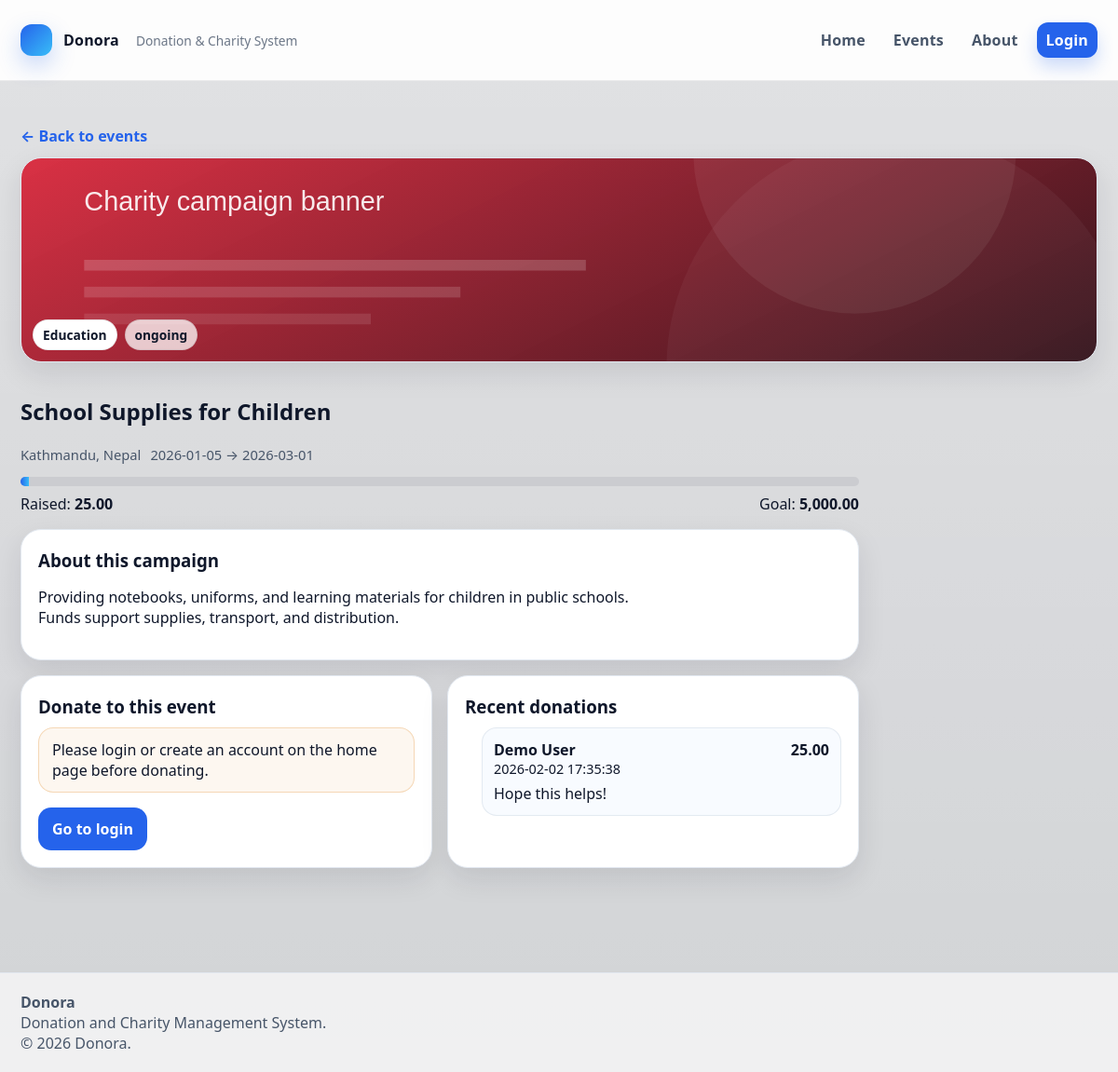
The app's page /event.php?id=1 with its own data.
### tables this page shows
CREATE TABLE events (
  id INT AUTO_INCREMENT PRIMARY KEY,
  title VARCHAR(180) NOT NULL,
  category VARCHAR(80) NOT NULL,
  location VARCHAR(140) NOT NULL,
  start_date DATE NOT NULL,
  end_date DATE NOT NULL,
  goal_amount DECIMAL(10,2) NOT NULL DEFAULT 0.00,
  banner VARCHAR(255) NULL,
  description TEXT NOT NULL,
  status ENUM('ongoing','completed','planned') NOT NULL DEFAULT 'planned',
  created_at DATETIME NOT NULL DEFAULT CURRENT_TIMESTAMP
);

CREATE TABLE donations (
  id INT AUTO_INCREMENT PRIMARY KEY,
  user_id INT NOT NULL,
  event_id INT NOT NULL,
  amount DECIMAL(10,2) NOT NULL,
  message VARCHAR(255) NULL,
  donated_at DATETIME NOT NULL DEFAULT CURRENT_TIMESTAMP,

  CONSTRAINT fk_don_user
    FOREIGN KEY (user_id) REFERENCES users(id)
    ON DELETE CASCADE,

  CONSTRAINT fk_don_event
    FOREIGN KEY (event_id) REFERENCES events(id)
    ON DELETE CASCADE,

  INDEX idx_user (user_id),
  INDEX idx_event (event_id)
);

CREATE TABLE users (
  id INT AUTO_INCREMENT PRIMARY KEY,
  name VARCHAR(120) NOT NULL,
  email VARCHAR(190) NOT NULL UNIQUE,
  password_hash VARCHAR(255) NOT NULL,
  role ENUM('admin','user') NOT NULL DEFAULT 'user',
  created_at DATETIME NOT NULL DEFAULT CURRENT_TIMESTAMP
);

### includes/bootstrap.php (called while the page is built, shortened)
<?php
function h(string $s): string {
    return htmlspecialchars($s, ENT_QUOTES, 'UTF-8');
}
function current_user(): ?array {
    return $_SESSION['user'] ?? null;
}
function db_one(PDO $pdo, string $sql, array $params = []): ?array {
    $st = $pdo->prepare($sql);
    $st->execute($params);
    $row = $st->fetch();
    return $row ?: null;
}
function db_all(PDO $pdo, string $sql, array $params = []): array {
    $st = $pdo->prepare($sql);
    $st->execute($params);
    return $st->fetchAll();
}

### public/event.php (the view, shortened to what this page needs)
<?php
require_once __DIR__ . '/../includes/header.php';
$id = (int)($_GET['id'] ?? 0);
$event = db_one($pdo, "SELECT e.*, (SELECT COALESCE(SUM(amount),0) FROM donations d WHERE d.event_id=e.id) AS raised
  FROM events e WHERE e.id=?", [$id]);
$goal = (float)$event['goal_amount'];
$raised = (float)$event['raised'];
$pct = $goal > 0 ? min(100, (int)round(($raised/$goal)*100)) : 0;
$banner = $event['banner'] ?: '../assets/img/banner_default.svg';
$u = current_user();
?>
<section class="section">
  <a class="back" href="index.php#events">← Back to events</a>
  <div class="event">
    <div class="event__banner" style="background-image:url('<?= h($banner) ?>')">
      <div class="chipRow">
        <span class="chip"><?= h($event['category']) ?></span>
        <span class="chip chip--soft"><?= h($event['status']) ?></span>
      </div>
    </div>
    <div class="event__body">
      <h2><?= h($event['title']) ?></h2>
      <div class="meta">
        <span><?= h($event['location']) ?></span>
        <span><?= h($event['start_date']) ?> → <?= h($event['end_date']) ?></span>
      </div>
      <div class="bar" style="margin-top:14px">
        <div class="bar__fill" style="width: <?= $pct ?>%"></div>
      </div>
      <div class="row between" style="margin-top:8px">
        <div class="muted">Raised: <b><?= h(number_format($raised,2)) ?></b></div>
        <div class="muted">Goal: <b><?= h(number_format($goal,2)) ?></b></div>
      </div>
      <div class="panel" style="margin-top:16px">
        <h3>About this campaign</h3>
        <p class="muted" style="white-space:pre-wrap"><?= h($event['description']) ?></p>
      </div>
      <div class="twoCol" style="margin-top:16px">
        <div class="panel">
          <h3>Donate to this event</h3>
          <?php if (!$u): ?>
            <div class="alert alert--warn">Please login or create an account on the home page before donating.</div>
            <a class="btn" href="index.php#auth">Go to login</a>
          <?php elseif (($u['role'] ?? '') !== 'user'): ?>
            <div class="alert alert--warn">Admin accounts cannot donate. Please use a user account.</div>
          <?php endif; ?>
        </div>
        <div class="panel">
          <h3>Recent donations</h3>
          <?php $recent = db_all($pdo, "SELECT d.amount,d.message,d.donated_at,u.name
            FROM donations d JOIN users u ON u.id=d.user_id
            WHERE d.event_id=? ORDER BY d.donated_at DESC LIMIT 6", [$id]); ?>
          <div class="list">
            <?php foreach ($recent as $r): ?>
              <div class="list__item">
                <div class="row between">
                  <b><?= h($r['name']) ?></b>
                  <b><?= h(number_format((float)$r['amount'],2)) ?></b>
                </div>
                <div class="muted small"><?= h($r['donated_at']) ?></div>
                <?php if (!empty($r['message'])): ?>
                  <div class="muted" style="margin-top:6px"><?= h($r['message']) ?></div>
                <?php endif; ?>
              </div>
            <?php endforeach; ?>
          </div>
        </div>
      </div>
    </div>
  </div>
</section>
<?php require_once __DIR__ . '/../includes/footer.php'; ?>

### includes/header.php (shortened to what this page needs)
<?php
require_once __DIR__ . '/bootstrap.php';
$u = current_user();
?>
<!doctype html>
<html lang="en">
<head>
  <link rel="stylesheet" href="../assets/css/style.css"/>
</head>
<body>
<header class="topbar">
  <div class="wrap topbar__inner">
    <a class="brand" href="index.php">
      <span class="brand__mark"></span>
      <span class="brand__text">Donora</span>
      <span class="brand__sub">Donation & Charity System</span>
    </a>
    <nav class="nav">
      <a href="index.php#home">Home</a>
      <a href="index.php#events">Events</a>
      <a href="index.php#about">About</a>
      <?php if ($u): ?>
        <?php if (($u['role'] ?? '') === 'admin'): ?>
          <a class="pill" href="admin.php">Admin Dashboard</a>
        <?php else: ?>
          <a class="pill" href="dashboard.php">My Dashboard</a>
        <?php endif; ?>
        <a class="pill pill--ghost" href="logout.php">Logout</a>
      <?php else: ?>
        <a class="pill" href="auth.php">Login</a>
      <?php endif; ?>
    </nav>
  </div>
</header>
<main class="main">
  <div class="wrap">

### includes/footer.php
    </div>
</main>
<footer class="footer">
  <div class="wrap footer__inner">
    <div>
      <div class="footer__brand">Donora</div>
      <div class="muted">Donation and Charity Management System.</div>
    </div>
  </div>
  <div class="wrap footer__bottom muted">
    &copy; <?= date('Y') ?> Donora.
  </div>
</footer>
</body>
</html>

### records on screen
events: banner (placeholder picture), category "Education", status "ongoing", title "School Supplies for Children", location "Kathmandu, Nepal", start_date "2026-01-05", end_date "2026-03-01", goal_amount "5,000.00", description "Providing notebooks, uniforms, and learning materials for children in public schools. Funds support supplies, transport, and distribution."
donations: user.name "Demo User", amount "25.00", donated_at "2026-02-02 17:35:38", message "Hope this helps!"

### other values on screen
$raised "25.00"
